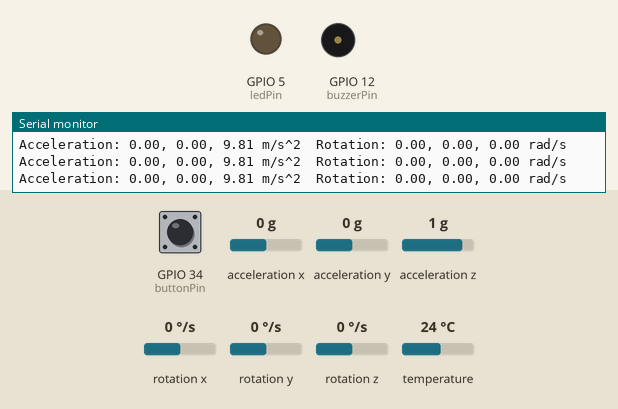
Bench run of a sketch on a simulated ESP32. On the bench: output pins drawn as LEDs (lit = HIGH), buzzer (waves = sounding, pin HIGH), the last lines printed to the serial monitor. The inputs (shaded band) are chosen by the test bench; at power-on: rotation x 0 °/s, acceleration z 1 g, GPIO 34 (buttonPin) LOW, acceleration x 0 g, acceleration y 0 g, rotation y 0 °/s, rotation z 0 °/s, temperature 24 °C.

Above: at 2.2 s.
2.3 s: rotation x set to 58 °/s
3.8 s: rotation x set to 71 °/s
At 4.8 s:
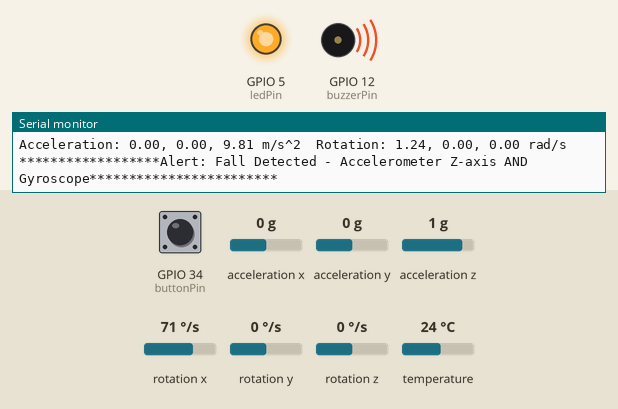
5.6 s: acceleration z set to 1.2 g
At 8.3 s:
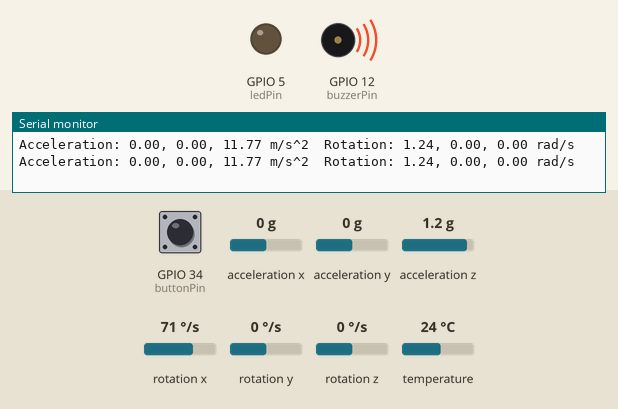
8.6 s: GPIO 34 (buttonPin) pulled HIGH for 0.6 s
At 9.9 s:
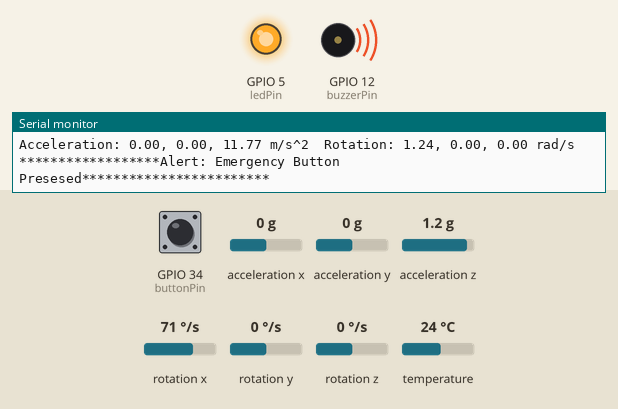
12.2 s: GPIO 34 (buttonPin) pulled HIGH for 1 s
At 15.7 s:
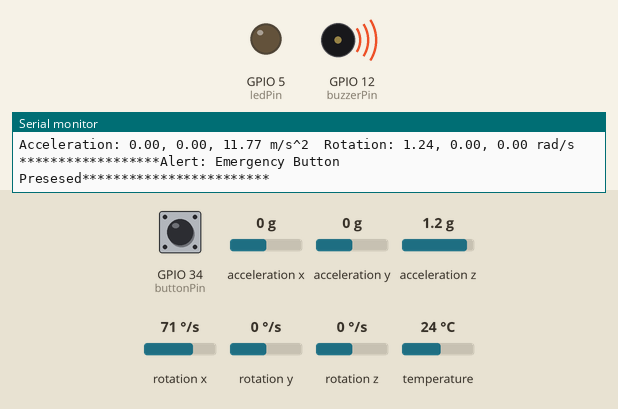
Timing chart, 0 to 17.2 s (numbered marks = the images above; inputs shaded):
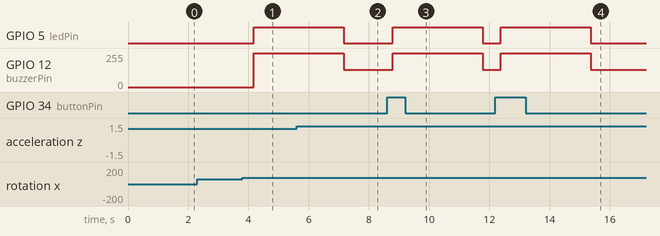

The sketch:

Gyro_accer.ino
```cpp
#include <Wire.h>
#include <Adafruit_Sensor.h>
#include <Adafruit_MPU6050.h>
const int ledPin = 5;  // Assuming the LED is connected to digital pin 13
const int buzzerPin = 12;  // Assuming the buzzer is connected to digital pin 9

const int buttonPin = 34;
//unsigned long alertStartTime = 0;
bool alertActive = false;

Adafruit_MPU6050 mpu;

void activateAlert() {
  digitalWrite(ledPin, HIGH);
  digitalWrite(buzzerPin, HIGH);

  delay(3000);

  digitalWrite(ledPin, LOW);
  analogWrite(buzzerPin, 128);
  alertActive = false;
}

//void deactivateAlert() {
//  digitalWrite(ledPin, LOW);
//  digitalWrite(buzzerPin, LOW);
//}

void checkFallConditions(const sensors_event_t& accel, const sensors_event_t& gyro, bool buttonState) {
  // ... (existing fall detection code)
  float accelThreshold = -10.0; // Adjust as needed based on testing
  float gyroThreshold = 1.15; // Adjust as needed based on testing

  if (buttonState == HIGH) {
   Serial.println("******************Alert: Emergency Button Presesed************************");
   activateAlert();
   return;
  }

  // Check for both accelerometer Z-axis and gyroscope conditions
  if (accel.acceleration.z < -accelThreshold && (gyro.gyro.x > gyroThreshold || gyro.gyro.y > gyroThreshold || gyro.gyro.z > gyroThreshold)) {
    Serial.println("******************Alert: Fall Detected - Accelerometer Z-axis AND Gyroscope************************");
    if (!alertActive) {
//      alertActive = true;
//      alertStartTime = millis();
      activateAlert();
    }
    // Notify user or emergency services
    // Example: sendSMS("Fall detected, user needs help");
  }
}

void setup() {
  Serial.begin(9600);
  Wire.begin();
  pinMode(ledPin, OUTPUT);
  pinMode(buzzerPin, OUTPUT);
  pinMode(buttonPin, INPUT);

  if (!mpu.begin()) {
    Serial.println("Failed to find MPU6050 chip");
    while (1);
  }

  Serial.println("MPU6050 Found!");

  mpu.setAccelerometerRange(MPU6050_RANGE_2_G);
  mpu.setGyroRange(MPU6050_RANGE_250_DEG);
  mpu.setFilterBandwidth(MPU6050_BAND_21_HZ);

  delay(1000);
}


void loop() {
  sensors_event_t a, g, temp;

  mpu.getEvent(&a, &g, &temp);

  bool buttonState = digitalRead(buttonPin);

  // Print accelerometer and gyroscope values to Serial Monitor
  Serial.print("Acceleration: ");
  Serial.print(a.acceleration.x);
  Serial.print(", ");
  Serial.print(a.acceleration.y);
  Serial.print(", ");
  Serial.print(a.acceleration.z);
  Serial.print(" m/s^2\t");

  Serial.print("Rotation: ");
  Serial.print(g.gyro.x);
  Serial.print(", ");
  Serial.print(g.gyro.y);
  Serial.print(", ");
  Serial.print(g.gyro.z);
  Serial.println(" rad/s");

  // Check for fall conditions
  checkFallConditions(a, g, buttonState);

  delay(500);
}
```

Measured:
- the behaviour switches between 65 and 66 °/s on rotation x (found by bisection; images 0 and 1)
- the behaviour switches between 1 and 1.1 g on acceleration z (found by bisection; images 1 and 2)
- after the input at 3.8 s, GPIO 5 (ledPin): LOW → HIGH after 0.37 s; GPIO 12 (buzzerPin): 0/255 → 255/255 after 0.37 s
- after the input at 5.6 s, GPIO 5 (ledPin): goes on until 7.2 s, then stays LOW; GPIO 12 (buzzerPin): goes on until 7.2 s, then stays 128/255
- after the input at 8.6 s, GPIO 5 (ledPin): LOW → HIGH after 0.18 s, → LOW 3.0 s later; GPIO 12 (buzzerPin): 128/255 → 255/255 after 0.18 s, → 128/255 3.0 s later
- after the input at 12.2 s, GPIO 5 (ledPin): LOW → HIGH after 0.17 s, → LOW 3.0 s later; GPIO 12 (buzzerPin): 128/255 → 255/255 after 0.17 s, → 128/255 3.0 s later
